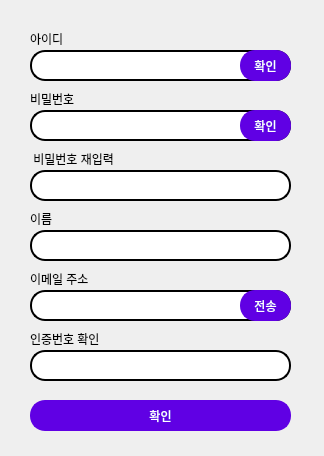
<?xml version="1.0" encoding="UTF-8"?>
<ui version="4.0">
 <class>Dialog</class>
 <widget class="QDialog" name="Dialog">
  <property name="geometry">
   <rect>
    <x>0</x>
    <y>0</y>
    <width>324</width>
    <height>456</height>
   </rect>
  </property>
  <property name="windowTitle">
   <string>Dialog</string>
  </property>
  <widget class="QLabel" name="label_3">
   <property name="geometry">
    <rect>
     <x>30</x>
     <y>90</y>
     <width>71</width>
     <height>17</height>
    </rect>
   </property>
   <property name="styleSheet">
    <string notr="true"/>
   </property>
   <property name="text">
    <string>비밀번호</string>
   </property>
  </widget>
  <widget class="QLineEdit" name="id_Edit">
   <property name="geometry">
    <rect>
     <x>30</x>
     <y>50</y>
     <width>261</width>
     <height>31</height>
    </rect>
   </property>
   <property name="styleSheet">
    <string notr="true">QLineEdit{
border-radius:15px;
border:2px solid #000;
background:#fff;
}

QLineEdit:focus{
border:2px solid #5865f2;
}</string>
   </property>
  </widget>
  <widget class="QLineEdit" name="pw_Edit">
   <property name="geometry">
    <rect>
     <x>30</x>
     <y>110</y>
     <width>261</width>
     <height>31</height>
    </rect>
   </property>
   <property name="styleSheet">
    <string notr="true">QLineEdit{
border-radius:15px;
border:2px solid #000;
background:#fff;
}

QLineEdit:focus{
border:2px solid #5865f2;
}</string>
   </property>
  </widget>
  <widget class="QLabel" name="label">
   <property name="geometry">
    <rect>
     <x>30</x>
     <y>30</y>
     <width>67</width>
     <height>17</height>
    </rect>
   </property>
   <property name="styleSheet">
    <string notr="true"/>
   </property>
   <property name="text">
    <string>아이디</string>
   </property>
  </widget>
  <widget class="QLabel" name="label_4">
   <property name="geometry">
    <rect>
     <x>30</x>
     <y>270</y>
     <width>71</width>
     <height>17</height>
    </rect>
   </property>
   <property name="styleSheet">
    <string notr="true"/>
   </property>
   <property name="text">
    <string>이메일 주소</string>
   </property>
  </widget>
  <widget class="QLineEdit" name="name_Edit">
   <property name="geometry">
    <rect>
     <x>30</x>
     <y>230</y>
     <width>261</width>
     <height>31</height>
    </rect>
   </property>
   <property name="styleSheet">
    <string notr="true">QLineEdit{
border-radius:15px;
border:2px solid #000;
background:#fff;
}

QLineEdit:focus{
border:2px solid #5865f2;
}</string>
   </property>
  </widget>
  <widget class="QLineEdit" name="email_Edit">
   <property name="geometry">
    <rect>
     <x>30</x>
     <y>290</y>
     <width>261</width>
     <height>31</height>
    </rect>
   </property>
   <property name="styleSheet">
    <string notr="true">QLineEdit{
border-radius:15px;
border:2px solid #000;
background:#fff;
}

QLineEdit:focus{
border:2px solid #5865f2;
}</string>
   </property>
  </widget>
  <widget class="QLabel" name="label_2">
   <property name="geometry">
    <rect>
     <x>30</x>
     <y>210</y>
     <width>67</width>
     <height>17</height>
    </rect>
   </property>
   <property name="styleSheet">
    <string notr="true"/>
   </property>
   <property name="text">
    <string>이름</string>
   </property>
  </widget>
  <widget class="QLineEdit" name="repw_Edit">
   <property name="geometry">
    <rect>
     <x>30</x>
     <y>170</y>
     <width>261</width>
     <height>31</height>
    </rect>
   </property>
   <property name="styleSheet">
    <string notr="true">QLineEdit{
border-radius:15px;
border:2px solid #000;
background:#fff;
}

QLineEdit:focus{
border:2px solid #5865f2;
}</string>
   </property>
  </widget>
  <widget class="QLabel" name="label_5">
   <property name="geometry">
    <rect>
     <x>30</x>
     <y>150</y>
     <width>121</width>
     <height>17</height>
    </rect>
   </property>
   <property name="styleSheet">
    <string notr="true"/>
   </property>
   <property name="text">
    <string> 비밀번호 재입력</string>
   </property>
  </widget>
  <widget class="QPushButton" name="join_Btn">
   <property name="geometry">
    <rect>
     <x>30</x>
     <y>400</y>
     <width>261</width>
     <height>31</height>
    </rect>
   </property>
   <property name="styleSheet">
    <string notr="true">QPushButton{
border-radius:15px;
border:2px solid #6000e4;
background-color:#6000e4;
color:#fff;
}

QPushButton:hover{

}
</string>
   </property>
   <property name="text">
    <string>확인</string>
   </property>
  </widget>
  <widget class="QPushButton" name="pw_Btn">
   <property name="geometry">
    <rect>
     <x>240</x>
     <y>110</y>
     <width>51</width>
     <height>31</height>
    </rect>
   </property>
   <property name="styleSheet">
    <string notr="true">QPushButton{
border-radius:15px;
border:2px solid #6000e4;
background-color:#6000e4;
color:#fff;
}

QPushButton:hover{

}
</string>
   </property>
   <property name="text">
    <string>확인</string>
   </property>
  </widget>
  <widget class="QPushButton" name="id_Btn">
   <property name="geometry">
    <rect>
     <x>240</x>
     <y>50</y>
     <width>51</width>
     <height>31</height>
    </rect>
   </property>
   <property name="styleSheet">
    <string notr="true">QPushButton{
border-radius:15px;
border:2px solid #6000e4;
background-color:#6000e4;
color:#fff;
}

QPushButton:hover{

}
</string>
   </property>
   <property name="text">
    <string>확인</string>
   </property>
  </widget>
  <widget class="QPushButton" name="email_Btn">
   <property name="geometry">
    <rect>
     <x>240</x>
     <y>290</y>
     <width>51</width>
     <height>31</height>
    </rect>
   </property>
   <property name="styleSheet">
    <string notr="true">QPushButton{
border-radius:15px;
border:2px solid #6000e4;
background-color:#6000e4;
color:#fff;
}

QPushButton:hover{

}
</string>
   </property>
   <property name="text">
    <string>전송</string>
   </property>
  </widget>
  <widget class="QLabel" name="label_6">
   <property name="geometry">
    <rect>
     <x>30</x>
     <y>330</y>
     <width>91</width>
     <height>17</height>
    </rect>
   </property>
   <property name="styleSheet">
    <string notr="true"/>
   </property>
   <property name="text">
    <string>인증번호 확인</string>
   </property>
  </widget>
  <widget class="QLineEdit" name="emailnum_Edit">
   <property name="geometry">
    <rect>
     <x>30</x>
     <y>350</y>
     <width>261</width>
     <height>31</height>
    </rect>
   </property>
   <property name="styleSheet">
    <string notr="true">QLineEdit{
border-radius:15px;
border:2px solid #000;
background:#fff;
}

QLineEdit:focus{
border:2px solid #5865f2;
}</string>
   </property>
  </widget>
 </widget>
 <resources/>
 <connections/>
</ui>
